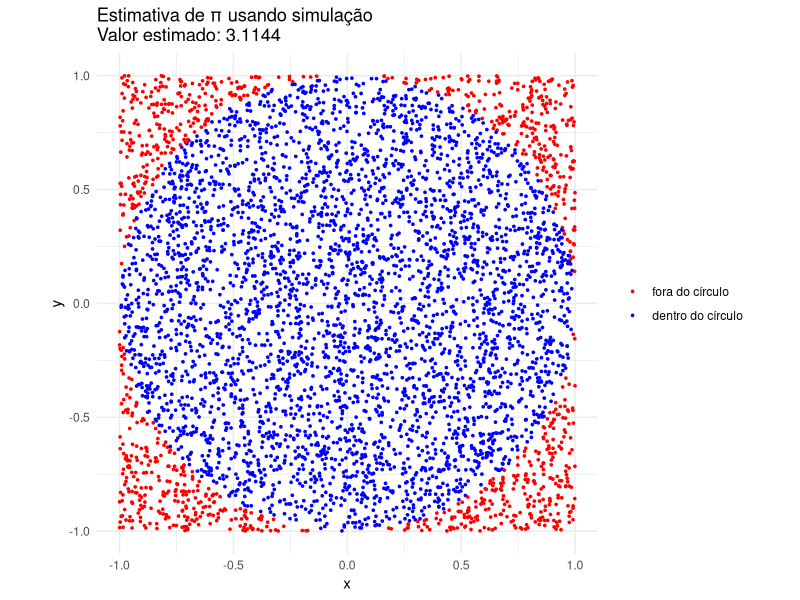
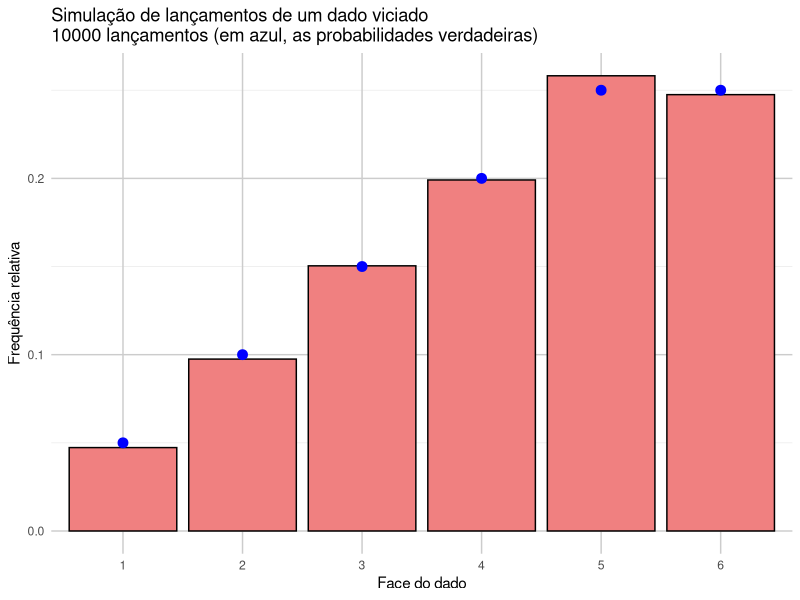
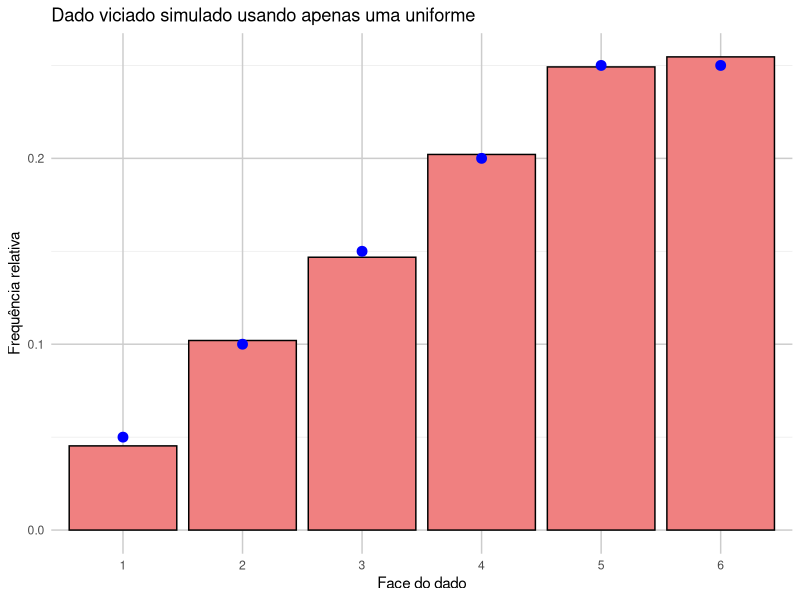
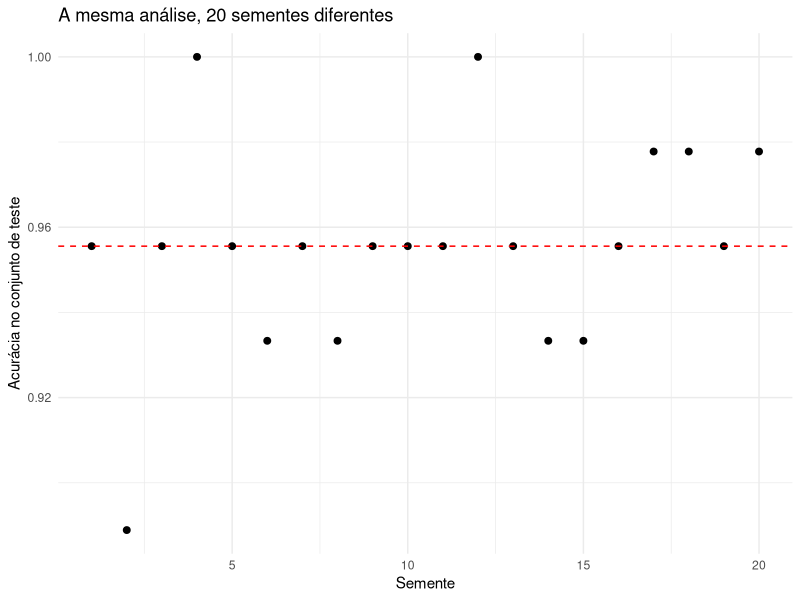

These figures' R source, in order:
## ---- chunk 1
set.seed(42)

# Definindo o número de pontos a serem gerados
n_pontos <- 5000

# Gerando pontos aleatórios (x, y) no quadrado [-1, 1] x [-1, 1]
x <- runif(n_pontos, -1, 1)
y <- runif(n_pontos, -1, 1)

# Verificando quais pontos caem dentro do círculo de raio 1
dentro_circulo <- x^2 + y^2 <= 1

# A proporção de pontos dentro do círculo estima pi/4
pi_estimado <- 4 * mean(dentro_circulo)

# Exibindo o valor estimado de Pi
# (sprintf("%.4f", x) formata x com exatamente 4 casas decimais)
cat("Valor estimado de π:", sprintf("%.4f", pi_estimado), "\n")
cat("Valor verdadeiro   :", sprintf("%.4f", pi), "\n")

# Visualizando a distribuição dos pontos
library(ggplot2)

dados <- data.frame(x = x, y = y, dentro_circulo = dentro_circulo)

ggplot(dados, aes(x = x, y = y, color = dentro_circulo)) +
  geom_point(size = 0.6) +
  scale_color_manual(values = c("FALSE" = "red", "TRUE" = "blue"),
                     labels = c("FALSE" = "fora do círculo",
                                "TRUE" = "dentro do círculo")) +
  ggtitle(paste0("Estimativa de π usando simulação\nValor estimado: ",
                 sprintf("%.4f", pi_estimado))) +
  theme_minimal() +
  coord_equal() +
  labs(x = "x", y = "y", color = NULL)
## ---- chunk 2
set.seed(123)

# Definindo as faces do dado e as probabilidades
faces <- 1:6
probabilidades <- c(0.05, 0.1, 0.15, 0.2, 0.25, 0.25)  # Probabilidades associadas às faces do dado

# Verificando que a soma das probabilidades é 1
cat("Soma das probabilidades:", sum(probabilidades), "\n")

# Simulando 10000 lançamentos de um dado viciado
n_lancamentos <- 10000
resultados <- sample(faces, size = n_lancamentos, replace = TRUE, prob = probabilidades)

# Calculando a frequência relativa de cada face
frequencias <- sapply(faces, function(face) mean(resultados == face))

# Comparando o que saiu na simulação com o que era esperado
comparacao <- data.frame(
  face = faces,
  probabilidade = probabilidades,
  frequencia = frequencias
)
print(comparacao, row.names = FALSE)

# Visualizando os resultados em um gráfico de barras
library(ggplot2)

dados <- data.frame(faces = as.factor(faces), frequencias = frequencias)

ggplot(dados, aes(x = faces, y = frequencias)) +
  geom_bar(stat = "identity", fill = "lightcoral", color = "black") +
  geom_point(aes(y = probabilidades), color = "blue", size = 3) +
  ggtitle(paste0("Simulação de lançamentos de um dado viciado\n",
                 n_lancamentos, " lançamentos (em azul, as probabilidades verdadeiras)")) +
  xlab("Face do dado") +
  ylab("Frequência relativa") +
  theme_minimal() +
  theme(panel.grid.major = element_line(color = "grey80"))
## ---- chunk 3
set.seed(456)

# Definindo as faces do dado e as probabilidades associadas (não uniformes)
faces <- 1:6
probabilidades <- c(0.05, 0.1, 0.15, 0.2, 0.25, 0.25)  # Probabilidades associadas às faces do dado

# Função para gerar uma amostra baseada em intervalos de probabilidades
gerar_amostra_por_intervalos <- function(probabilidades, faces) {
  u <- runif(1)  # Gerando um número aleatório uniforme
  limite_inferior <- 0  # Limite inferior do intervalo

  # Percorrendo as probabilidades e verificando em qual intervalo o número cai
  for (i in seq_along(probabilidades)) {
    limite_superior <- limite_inferior + probabilidades[i]  # Definindo o limite superior do intervalo
    if (limite_inferior <= u && u < limite_superior) {
      return(faces[i])  # Retorna a face correspondente ao intervalo
    }
    limite_inferior <- limite_superior  # Atualiza o limite inferior para o próximo intervalo
  }
}

# Simulando lançamentos do dado viciado utilizando a verificação dos intervalos
n_lancamentos <- 10000
resultados <- replicate(n_lancamentos, gerar_amostra_por_intervalos(probabilidades, faces))

# Calculando a frequência relativa de cada face
frequencias <- sapply(faces, function(face) mean(resultados == face))

# Comparando com as probabilidades verdadeiras
comparacao <- data.frame(
  face = faces,
  probabilidade = probabilidades,
  frequencia = frequencias
)
print(comparacao, row.names = FALSE)

# Visualizando os resultados
library(ggplot2)

dados <- data.frame(faces = as.factor(faces), frequencias = frequencias)

ggplot(dados, aes(x = faces, y = frequencias)) +
  geom_bar(stat = "identity", fill = "lightcoral", color = "black") +
  geom_point(aes(y = probabilidades), color = "blue", size = 3) +
  ggtitle("Dado viciado simulado usando apenas uma uniforme") +
  xlab("Face do dado") +
  ylab("Frequência relativa") +
  theme_minimal() +
  theme(panel.grid.major = element_line(color = "grey80"))
## ---- chunk 4
library(randomForest)
library(ggplot2)

data(iris)

# Mesmo procedimento, mudando apenas a semente
acuracia_para_semente <- function(semente) {
  set.seed(semente)

  # Divisão aleatória em treino (70%) e teste (30%)
  indice <- sample(nrow(iris), 0.7 * nrow(iris))
  treino <- iris[indice, ]
  teste  <- iris[-indice, ]

  # Random Forest: as árvores também são construídas de forma aleatória
  modelo <- randomForest(Species ~ ., data = treino, ntree = 100)

  # Proporção de acertos no conjunto de teste
  mean(predict(modelo, teste) == teste$Species)
}

acuracias <- sapply(1:20, acuracia_para_semente)

cat("Menor acurácia :", sprintf("%.4f", min(acuracias)), "\n")
cat("Maior acurácia :", sprintf("%.4f", max(acuracias)), "\n")
cat("Acurácia média :", sprintf("%.4f", mean(acuracias)), "\n")

dados <- data.frame(semente = 1:20, acuracia = acuracias)

ggplot(dados, aes(x = semente, y = acuracia)) +
  geom_point(size = 2) +
  geom_hline(yintercept = mean(acuracias), color = "red", linetype = "dashed") +
  labs(title = "A mesma análise, 20 sementes diferentes",
       x = "Semente", y = "Acurácia no conjunto de teste") +
  theme_minimal()
